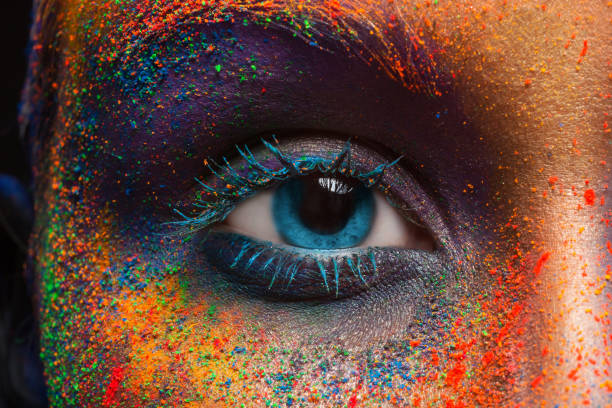
%> input picture DeepanshuKashyap_240332/Week2/blue.jpg, 612 x 408 px
$ octave Soln.m   (GNU Octave 9; MATLAB toolbox functions it lacks are replaced by stand-ins)
%> lines starting %> are read from the running program, lines starting %| are printed output that depends on the picture; in (x1, y1, x2, y2) boxes, pixels count from 0 and x2, y2 are one past the last pixel; in counts of white or black regions, pixels touching at a corner belong together; the program's own positions count from 1
%% Image 1
I1=imread("blue.jpg");         % First image
%> I1 is the input picture: size 408x612x3 uint8; mean R, G, B 105.7, 72.5, 59.2
R1=imresize(I1,[256,256]);     % Resizing to 256 x 256
Gr1=im2gray(R1);               % Converting to grayscale
H=fspecial("gaussian",500);
Gs1=imfilter(Gr1,H);           % Gaussian blur
Sh1=imsharpen(Gs1);            % Sharpening
Hist1=histeq(Sh1);             % Histogram equalization
B1=imbinarize(Gr1);            % Binarize the image
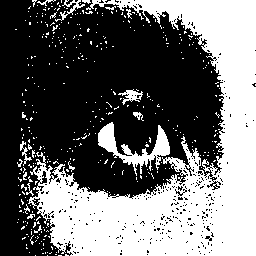
%> B1: size 256x256 logical; 41.8% white; 396 white regions (379 under 20 px), largest, box (x1, y1, x2, y2) and area: (28, 0, 256, 256) 24391, (98, 122, 170, 176) 1230, (118, 89, 143, 105) 165
show={R1,Gr1,Gs1,Sh1,Hist1,B1};
%> show = 6 items
label=bwlabel(B1);             % Label connected components
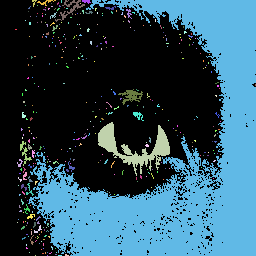
%> label: size 256x256 double; 397 distinct labels, from 0 to 396; one colour per label, 0 black
montage(show)                  % Display all images simultaneously
figure

%% Image 2
I2=imread("Parrot.jpg");        % Second image
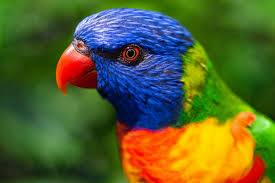
%> input picture DeepanshuKashyap_240332/Week2/Parrot.jpg, 275 x 183 px
%> I2 is the input picture: size 183x275x3 uint8; mean R, G, B 88.1, 98.1, 46.7
R2=imresize(I2,[256,256]);      % Resizing to 256 x 256
Gr2=im2gray(R2);                % Converting to grayscale
H2=fspecial("gaussian",5);
Gs2=imfilter(Gr2,H2);           % Gaussian blur
Sh2=imsharpen(Gs2);             % Sharpening
Hist2=histeq(Sh2);              % Histogram equalization
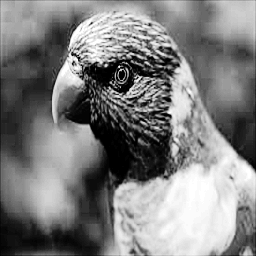
%> Hist2: size 256x256 uint8; min 0, max 255, mean 126.3
B2=imbinarize(Gr2);             % Binarize the image
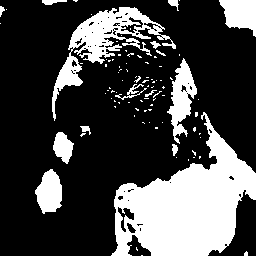
%> B2: size 256x256 logical; 27.3% white; 92 white regions (77 under 20 px), largest, box (x1, y1, x2, y2) and area: (111, 112, 256, 256) 10477, (52, 7, 176, 121) 3239, (167, 58, 197, 144) 1189
show2={R2,Gr2,Gs2,Sh2,Hist2,B2};
%> show2 = 6 items
label2=bwlabel(B2);             % Label connected components
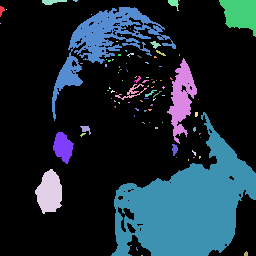
%> label2: size 256x256 double; 93 distinct labels, from 0 to 92; one colour per label, 0 black
montage(show2)                  % Display all images simultaneously
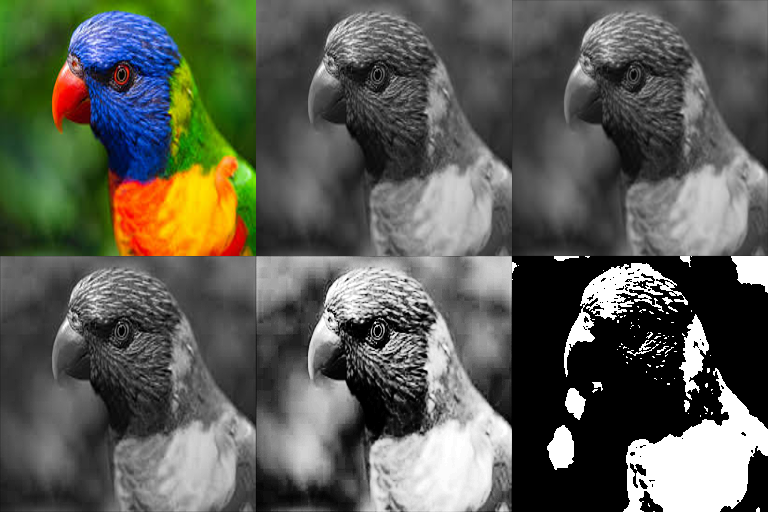
%> displayed picture: size 512x768x3, on the screen's scale of 0 to 255; mean R, G, B 91.9, 93.6, 85
